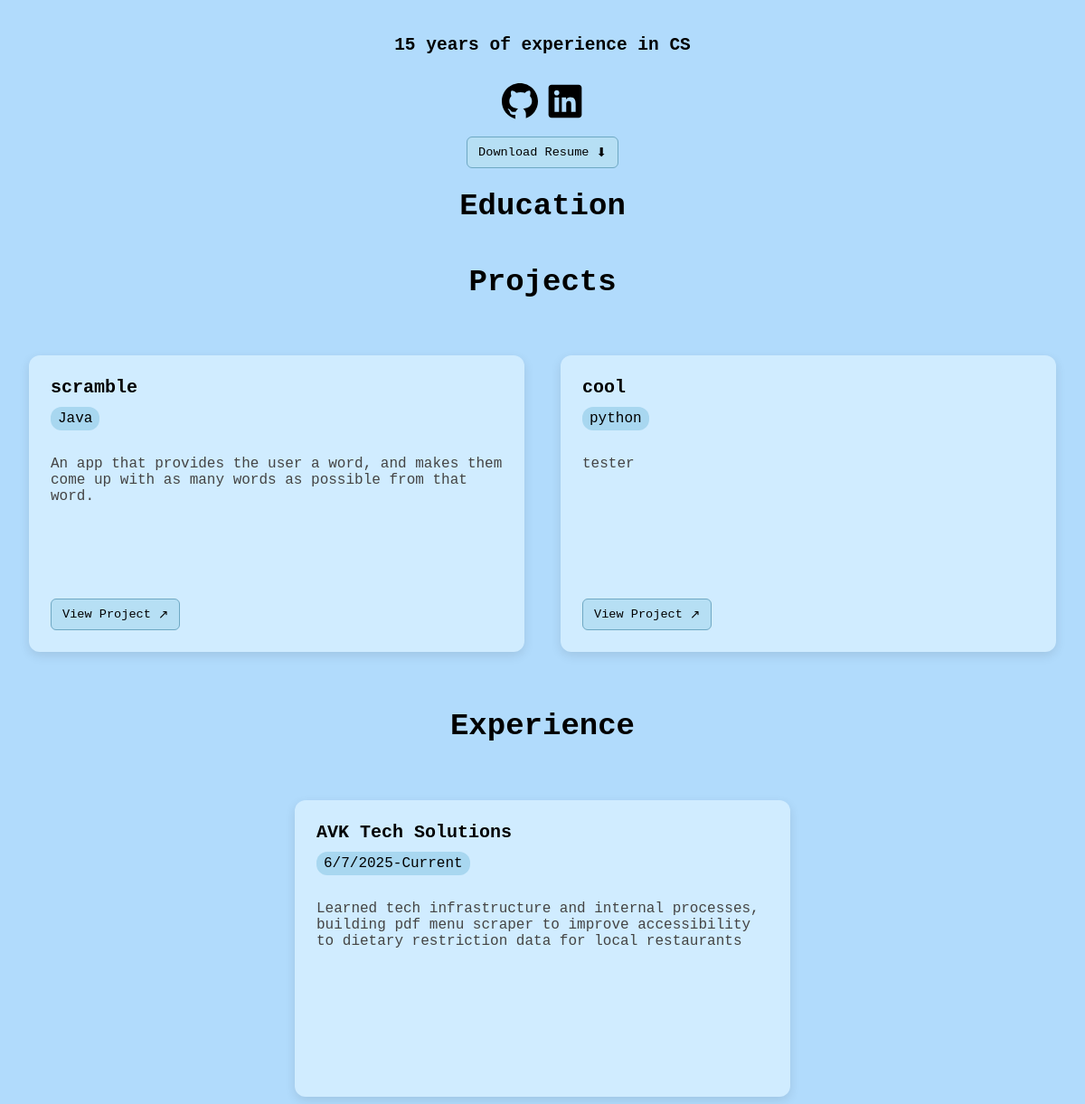
Before: / with the older database file.
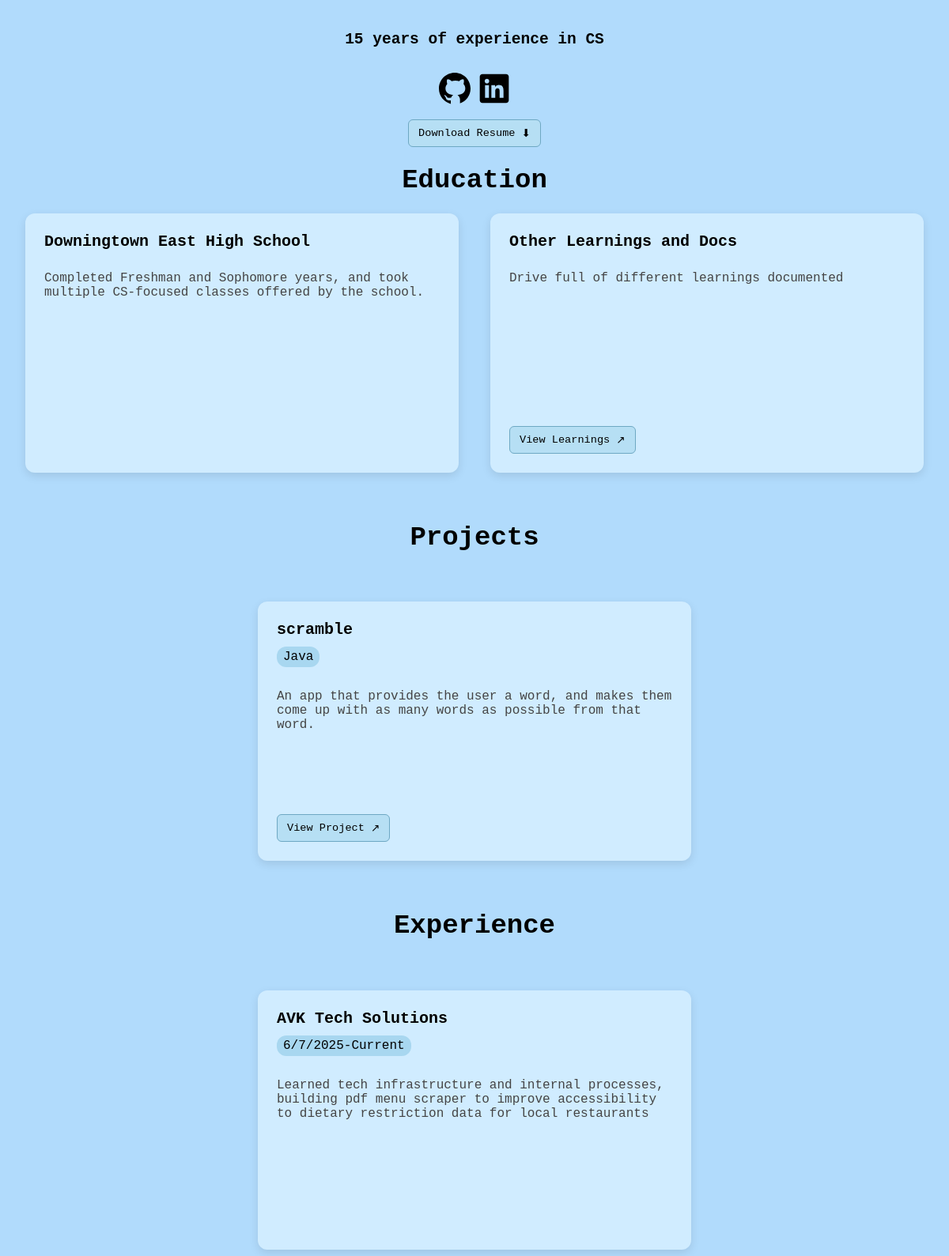
After: the same page with the newer database file.
### app.py (models this page shows)
class Person(db.Model):
    id = db.Column(db.Integer, primary_key=True)
    name = db.Column(db.String(100), nullable=False)
    bio= db.Column(db.Text, nullable=False)
    github= db.Column(db.Text, nullable=False)
    linkedin= db.Column(db.Text, nullable=False)

class Project(db.Model):
    id= db.Column(db.Integer, primary_key=True)
    title = db.Column(db.String(100), nullable=False)
    description=db.Column(db.Text, nullable=False)
    language=db.Column(db.String(100), nullable=False)
    link=db.Column(db.String(200), nullable=False)

class Experience(db.Model):
    id= db.Column(db.Integer, primary_key=True)
    title = db.Column(db.String(100), nullable=False)
    date = db.Column(db.String(50), nullable=False)
    description=db.Column(db.Text, nullable=False)

class Education(db.Model):
    id= db.Column(db.Integer, primary_key=True)
    title = db.Column(db.String(100), nullable=False)
    description=db.Column(db.Text, nullable=False)
    link=db.Column(db.String(200), nullable=False)

### app.py (the view)
@app.route("/")
def index():
    person= Person.query.first()
    projects=Project.query.all()
    experience= Experience.query.all()
    education= Education.query.all()
    return render_template("index.html", projects=projects, person=person, experience=experience, education=education)

### templates/index.html (shortened to what this page needs)
<!DOCTYPE html>
<html>
  <head>
    <link
      href="{{url_for('static', filename='styles.css')}}"
      rel="stylesheet"
    />
  </head>
  <body>
    <br>
    <div class="centered">
      <h2>{{person.bio}}</h2>
    </div>
    <div style="display: flex; justify-content: center">
      <div id="icon">
        <a href="{{person.github}}" target="_blank" rel="noopener noreferrer">
        </a>
      </div>
      <div id="icon">
        <a href="{{person.linkedin}}" target="_blank" rel="noopener noreferrer">
        </a>
      </div>
    </div>
    <div class="centered">
      <a
      class="button"
      href="{{ url_for('static', filename='Kasyap_Tumuluri_Resume.pdf') }}"
      download
      target="_blank"
      >
        Download Resume <span class="arrow">⬇</span>
      </a>
    </div>
    <div class="block">
      <div class="centered title">
        <h1>Education</h1>
      </div>
      <div class="flex">
        {% for ed in education %}
        <div class="card">
          <h3>{{ed.title}}</h3>
          <p class="description">{{ed.description}}</p>
          {%if ed.link%}
            <a class="button" href="{{ed.link}}" target="_blank">
              View Learnings <span class="arrow">↗</span>
            </a>
          {%endif%}
        </div>
        {%endfor%}
      <div class="centered title">
        <h1>Projects</h1>
      </div>
      <div class="flex">
        {% for proj in projects %}
        <div class="card">
          <h3>{{proj.title}}</h3>
          <div class="tag">{{proj.language}}</div>
          <p class="description">{{proj.description}}</p>
          <a class="button" href="{{proj.link}}" target="_blank">
            View Project <span class="arrow">↗</span>
          </a>
        </div>
        {%endfor%}
      </div>
      <div class="centered title">
        <h1>Experience</h1>
      </div>
      <div class="flex">
        {% for exp in experience %}
        <div class="card">
          <h3>{{exp.title}}</h3>
          <div class="tag">{{exp.date}}</div>
          <p class="description">{{exp.description}}</p>
        </div>
        {%endfor%}
      </div>
    </div>
  </body>
</html>

### static/styles.css (style rules this page uses)
body { background-color: rgb(177, 219, 252); font-family: monospace; }
.centered { width: 90%; display: flex; margin: 0px auto; justify-content: center; align-items: center; border-radius: 10px; flex-direction: column; }
svg { color: black; }
#icon { margin: 10px 0px; }
.title { font-size: 17px; }
a { text-decoration: none; color: black; }
.card { display: flex; flex-direction: column; justify-content: space-between; background-color: #d0ecff; border-radius: 12px; box-shadow: 0 4px 12px rgba(0, 0, 0, 0.1); padding: 24px; width: 500px; text-align: left; min-height: 280px; flex-shrink: 0; max-width: 500px; }
.card h3 { margin: 0 0 10px; font-size: 1.25rem; font-weight: bold; }
.tag { display: inline-block; background-color: #a8d7f0; color: #000000; padding: 4px 8px; border-radius: 12px; font-size: 1rem; margin-bottom: 12px; width: fit-content; }
.description { font-size: 1rem; color: #444; margin-bottom: 16px; flex-grow: 1; }
.button { display: inline-flex; align-items: center; padding: 8px 12px; font-size: 0.85rem; border: 1px solid #6ea8c3; border-radius: 6px; background-color: #b6dff4; cursor: pointer; transition: background-color 0.2s; text-decoration: none; color: #000; margin-top: auto; width: fit-content; }
.arrow { margin-left: 8px; }
.flex { display: flex; flex-wrap: wrap; justify-content: center; gap: 40px; }
.block { display: block; }

Changed rows visible on the page:
removed Project: title "cool", language "python", description "tester"
added Education: title "Downingtown East High School", description "Completed Freshman and Sophomore years, and took multiple CS-focused classes offered by the school."
added Education: title "Other Learnings and Docs", description "Drive full of different learnings documented"
